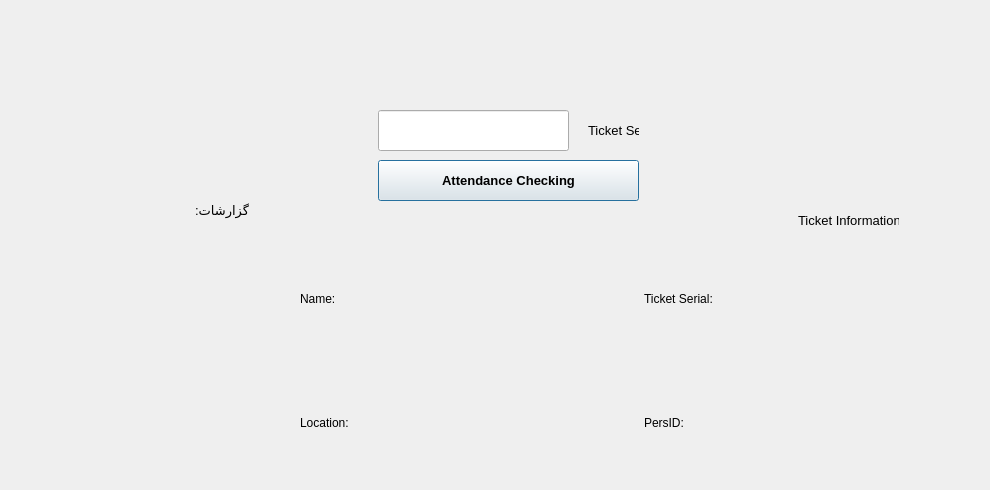
   <widget class="QWidget" name="checkin">
    <attribute name="title">
     <string>Ticket Checking</string>
    </attribute>
    <widget class="QPushButton" name="checkinbtn">
     <property name="geometry">
      <rect>
       <x>378</x>
       <y>160</y>
       <width>261</width>
       <height>41</height>
      </rect>
     </property>
     <property name="font">
      <font>
       <family>MS Shell Dlg 2</family>
       <pointsize>10</pointsize>
       <weight>75</weight>
       <italic>false</italic>
       <bold>true</bold>
      </font>
     </property>
     <property name="layoutDirection">
      <enum>Qt::LeftToRight</enum>
     </property>
     <property name="text">
      <string>Attendance Checking</string>
     </property>
     <property name="icon">
      <iconset>
       <normaloff>assets/icon/icons8-search-in-list-100.png</normaloff>assets/icon/icons8-search-in-list-100.png</iconset>
     </property>
     <property name="iconSize">
      <size>
       <width>45</width>
       <height>45</height>
      </size>
     </property>
     <property name="autoDefault">
      <bool>true</bool>
     </property>
     <property name="default">
      <bool>true</bool>
     </property>
    </widget>
    <widget class="QLineEdit" name="ticketserial">
     <property name="geometry">
      <rect>
       <x>378</x>
       <y>110</y>
       <width>191</width>
       <height>41</height>
      </rect>
     </property>
    </widget>
    <widget class="QLabel" name="label_3">
     <property name="geometry">
      <rect>
       <x>588</x>
       <y>120</y>
       <width>51</width>
       <height>21</height>
      </rect>
     </property>
     <property name="font">
      <font>
       <family>MS Shell Dlg 2</family>
       <pointsize>10</pointsize>
      </font>
     </property>
     <property name="text">
      <string>Ticket Serial</string>
     </property>
    </widget>
    <widget class="QLabel" name="label_7">
     <property name="geometry">
      <rect>
       <x>798</x>
       <y>210</y>
       <width>101</width>
       <height>20</height>
      </rect>
     </property>
     <property name="font">
      <font>
       <family>MS Shell Dlg 2</family>
       <pointsize>10</pointsize>
      </font>
     </property>
     <property name="text">
      <string>Ticket Information:</string>
     </property>
    </widget>
    <widget class="QWidget" name="gridLayoutWidget">
     <property name="geometry">
      <rect>
       <x>300</x>
       <y>240</y>
       <width>681</width>
       <height>241</height>
      </rect>
     </property>
     <layout class="QGridLayout" name="gridLayout">
      <item row="0" column="1">
       <widget class="QLabel" name="atenname">
        <property name="font">
         <font>
          <family>B Titr</family>
          <pointsize>12</pointsize>
         </font>
        </property>
        <property name="text">
         <string/>
        </property>
       </widget>
      </item>
      <item row="1" column="2">
       <widget class="QLabel" name="label_10">
        <property name="text">
         <string>PersID:</string>
        </property>
       </widget>
      </item>
      <item row="0" column="0">
       <widget class="QLabel" name="label_2">
        <property name="text">
         <string>Name:</string>
        </property>
       </widget>
      </item>
      <item row="1" column="0">
       <widget class="QLabel" name="label_9">
        <property name="text">
         <string>Location:</string>
        </property>
       </widget>
      </item>
      <item row="0" column="2">
       <widget class="QLabel" name="label_11">
        <property name="acceptDrops">
         <bool>false</bool>
        </property>
        <property name="layoutDirection">
         <enum>Qt::RightToLeft</enum>
        </property>
        <property name="text">
         <string>Ticket Serial:</string>
        </property>
       </widget>
      </item>
      <item row="1" column="1">
       <widget class="QLabel" name="atenposit">
        <property name="font">
         <font>
          <family>B Titr</family>
          <pointsize>12</pointsize>
         </font>
        </property>
        <property name="text">
         <string/>
        </property>
       </widget>
      </item>
      <item row="0" column="3">
       <widget class="QLabel" name="atenticserial">
        <property name="font">
         <font>
          <family>Times New Roman</family>
          <pointsize>12</pointsize>
          <weight>75</weight>
          <bold>true</bold>
         </font>
        </property>
        <property name="text">
         <string/>
        </property>
       </widget>
      </item>
      <item row="1" column="3">
       <widget class="QLabel" name="ateidcode">
        <property name="font">
         <font>
          <family>Times New Roman</family>
          <pointsize>12</pointsize>
          <weight>75</weight>
          <bold>true</bold>
         </font>
        </property>
        <property name="text">
         <string/>
        </property>
       </widget>
      </item>
     </layout>
    </widget>
    <widget class="QLabel" name="atencheckin">
     <property name="geometry">
      <rect>
       <x>20</x>
       <y>230</y>
       <width>271</width>
       <height>241</height>
      </rect>
     </property>
     <property name="font">
      <font>
       <family>B Titr</family>
       <pointsize>14</pointsize>
       <underline>true</underline>
      </font>
     </property>
     <property name="text">
      <string/>
     </property>
     <property name="alignment">
      <set>Qt::AlignCenter</set>
     </property>
     <property name="wordWrap">
      <bool>true</bool>
     </property>
    </widget>
    <widget class="QLabel" name="label_8">
     <property name="geometry">
      <rect>
       <x>148</x>
       <y>200</y>
       <width>101</width>
       <height>20</height>
      </rect>
     </property>
     <property name="font">
      <font>
       <family>MS Shell Dlg 2</family>
       <pointsize>10</pointsize>
      </font>
     </property>
     <property name="text">
      <string>گزارشات:</string>
     </property>
    </widget>
   </widget>
